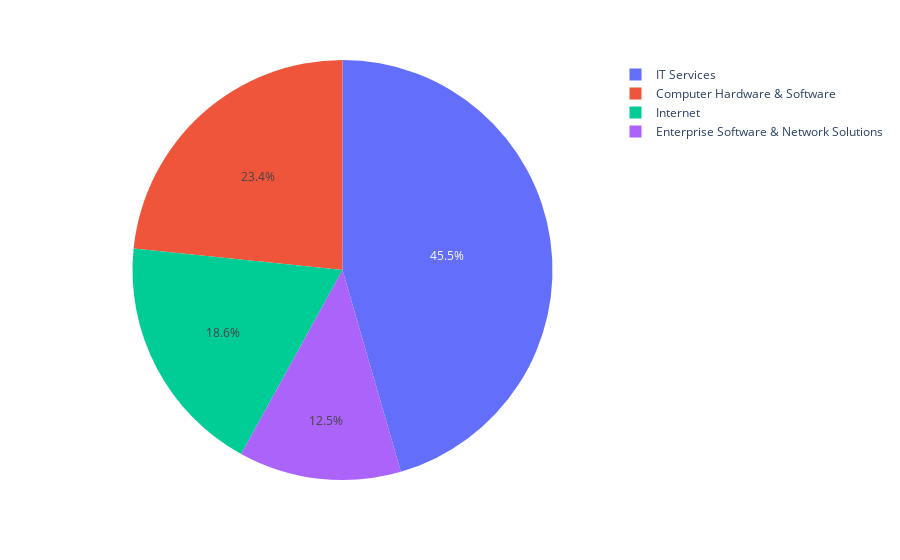

Here is the notebook cell this chart was saved with:
### Code cell
fig

### Figure 1 — Plotly figure (JSON) as saved in the notebook; plotly's stock layout.template omitted (floating-point values rounded to 4 significant figures)
{"data": [{"domain": {"x": [0, 1], "y": [0, 1]}, "hovertemplate": "Industry=%{label}<br>Job Title=%{value}<extra></extra>", "labels": ["Computer Hardware & Software", "Enterprise Software & Network Solutions", "IT Services", "Internet"], "legendgroup": "", "name": "", "showlegend": true, "type": "pie", "values": [172, 92, 335, 137]}], "layout": {"legend": {"tracegroupgap": 0}, "margin": {"t": 60}}}
